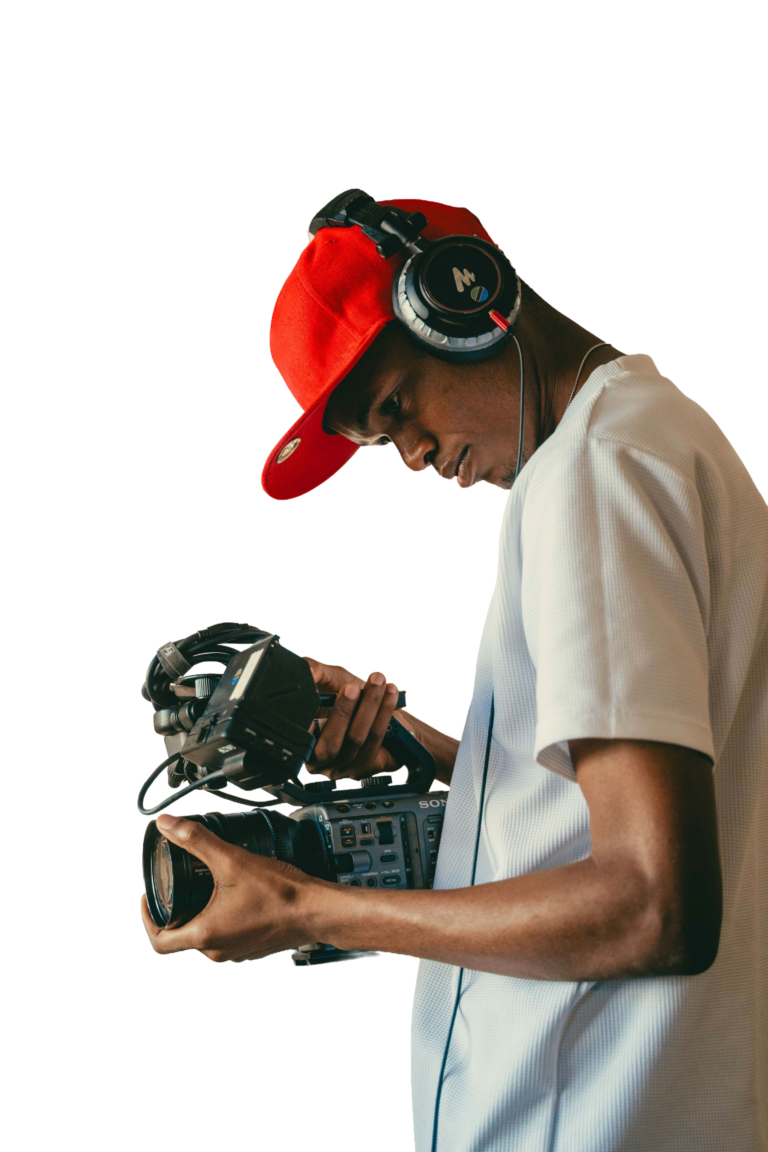
#> input picture assets/draxraw.png, 768 x 1152 px, found by its file name
$ python make_hero_cutout.py
#> lines starting #> are read from the running program, lines starting #| are printed output that depends on the picture
#!/usr/bin/env python3
"""Prepare the two new hero/about assets.

1. hero-drax-cutout.png : transparent cutout of Drax operating the
   cinema camera (assets/draxraw.png). Trimmed to content, mild
   palette quantization to keep the page light. Alpha preserved.
2. about-drax.jpg : the seated studio portrait (assets/draxhis image .jpg),
   resized for the About section.
"""
from PIL import Image
import os

OUT = 'public/images'
os.makedirs(OUT, exist_ok=True)

# ---- 1. hero cutout --------------------------------------------------
src = Image.open('assets/draxraw.png').convert('RGBA')
#> src is the input picture: PIL image 768x1152 RGBA; mean R, G, B, A 55.1, 46.8, 41.1, 110.8
bbox = src.getchannel('A').getbbox()
#> bbox = (136, 187, 768, 1152)
print('content bbox:', bbox)
#| content bbox: (136, 187, 768, 1152)
cut = src.crop(bbox)
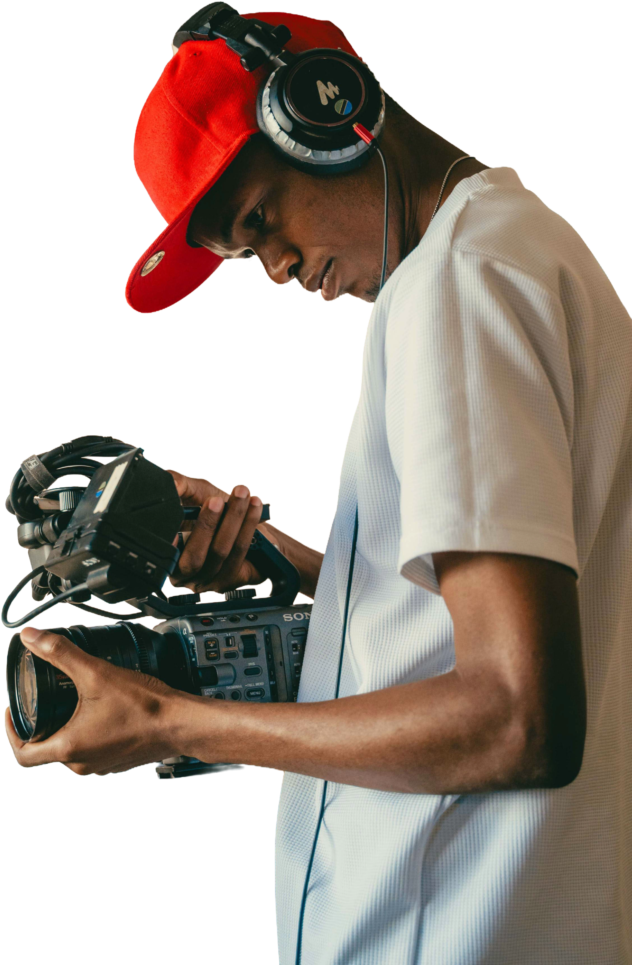
#> cut: PIL image 632x965 RGBA; mean R, G, B, A 79.9, 67.9, 59.6, 160.7; transparent parts drawn white
print('cropped size:', cut.size)
#| cropped size: (632, 965)

# cap width at 640 (2x of ~320px display width is plenty for a cutout)
target_w = 640
if cut.width > target_w:
    ratio = target_w / cut.width
    cut = cut.resize((target_w, round(cut.height * ratio)), Image.LANCZOS)
print('resized:', cut.size)
#| resized: (632, 965)

# quantize to 128 colours with alpha (P mode keeps transparency)
quant = cut.quantize(colors=160, method=Image.FASTOCTREE)
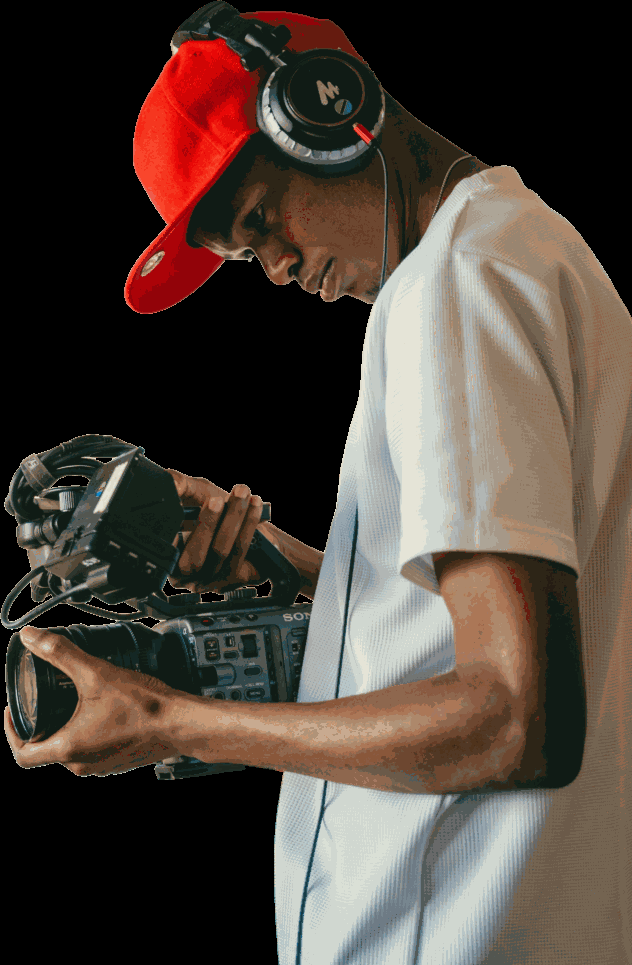
#> quant: PIL image 632x965 P; mean R, G, B 79.1, 67.1, 59
quant.save(f'{OUT}/hero-drax-cutout.png', optimize=True)
print('cutout:', os.path.getsize(f'{OUT}/hero-drax-cutout.png') // 1024, 'KB')

# full-colour fallback if quantization is too heavy
cut.save(f'{OUT}/hero-drax-cutout-rgb.png', optimize=True)
print('cutout rgb:', os.path.getsize(f'{OUT}/hero-drax-cutout-rgb.png') // 1024, 'KB')

# ---- 2. about portrait -----------------------------------------------
p = Image.open('assets/draxhis image .jpg').convert('RGB')
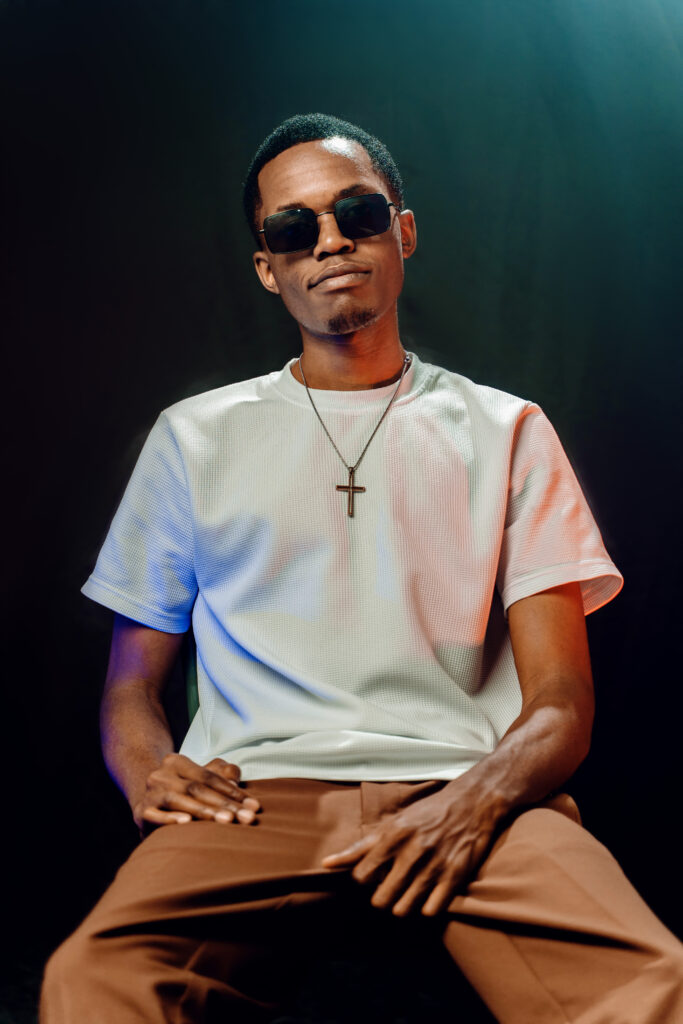
#> input picture assets/draxhis image .jpg, 683 x 1024 px, found by its file name
#> p is the input picture: PIL image 683x1024 RGB; mean R, G, B 76.6, 70.7, 67.2
p = p.resize((760, round(p.height * 760 / p.width)), Image.LANCZOS)
#> p: PIL image 760x1139 RGB
p.save(f'{OUT}/about-drax.jpg', quality=84, progressive=True, optimize=True)
print('about:', os.path.getsize(f'{OUT}/about-drax.jpg') // 1024, 'KB', p.size)
#| about: 83 KB (760, 1139)
